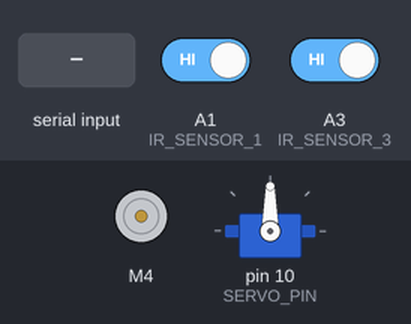
The sketch below on a simulated Arduino Uno, built with avr-gcc and run on an emulated ATmega328P. On the bench: DC motor (green arrow = forward, orange = backward, longer = faster), servo. Inputs (shaded band) come from the test bench; at power-on: A1 (IR_SENSOR_1) HIGH, A3 (IR_SENSOR_3) HIGH. What the sketch prints to the serial monitor is not drawn.

Above: at 1.2 s.
1.3 s: "RUN\n" received over Serial
At 2.4 s:
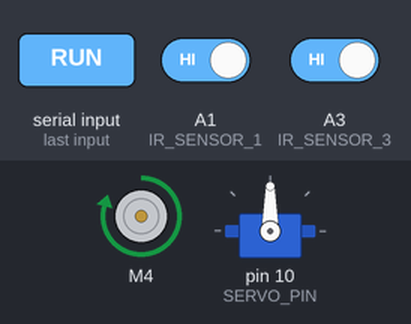
2.8 s: A1 (IR_SENSOR_1) driven LOW
Timing chart, 0 to 5.8 s (numbered marks = the images above; inputs shaded):
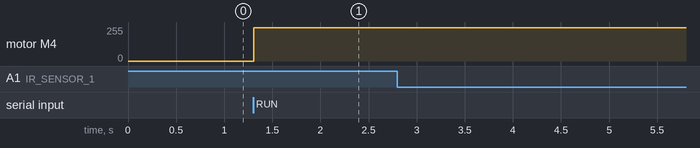

Measured:
- after the input at 1.3 s, motor M4: stopped → forward 250/255 at once
- after the input at 2.8 s, every drawn part: stays the same

The sketch:

arduino.ino
```cpp
#include <Arduino_FreeRTOS.h>
#include <semphr.h>
#include <AFMotor.h>
#include <Servo.h>

#define SERVO_PIN 10
#define MOTOR_SPEED 250
#define IR_SENSOR_1 A1
#define IR_SENSOR_3 A3

struct Node{
  int Key;
  Node* pNext;
};

Node* createNode(int Data){
  Node* result = new Node;
  if (result == NULL) {
    return NULL;
  }

  result->Key = Data;
  result->pNext = NULL;
  return result;
}

class Queue{
public:
  Node* pHead;
  Node* pTail;

public:
  Queue(){
    pHead = NULL;
    pTail = NULL;
  }

  bool isEmpty(){
    if(pHead == NULL){
      return true;
    }
    return false;
  }

  bool enQueue(int Data){
    Node* pNode = createNode(Data);
    if (pNode == NULL){
      return false;
    }

    if (isEmpty()){
      pHead = pNode;
      pTail = pHead;
      return true;
    }else{
      pTail->pNext = pNode;
      pTail = pNode;
      return true;
    }

    return false;
  }

  int deQueue(){
    if (isEmpty()){
      return 0;
    }else{
      Node* pNode = pHead;
      int result = pHead->Key;
      pHead = pHead->pNext;
      delete pNode;
      if(pHead == NULL){
        pTail = NULL;
      }
      return result;
    }
  }

  int top(){
    if (isEmpty()){
      return 0;
    }else{
      return pHead->Key;
    }
  }

  bool clear(){
    if(isEmpty()){
      return false;
    }else{
      while (pHead != NULL){
        Node* pNode = pHead;
        pHead = pHead->pNext;
        delete pNode;
      }
      pTail = NULL;
      return true;
    }
  }

  void output(){
    if (pHead == NULL){
      Serial.println("Queue is empty!");
    }
    else {
      for (Node* p = pHead; p != NULL; p = p->pNext){
        if (p->pNext == NULL){
          Serial.println(p->Key);
        }
        else {
          Serial.print(p->Key);
          Serial.print(" ");
        }
      }
    }
  }
};

enum Angle{
  TURN_LEFT = 45,
  MIDDLE = 90,
  TURN_RIGHT = 135
};

class SERVO{
protected:
  Servo servo;
  unsigned int pin;
  unsigned int angle;

public:
  SERVO(){
    pin = SERVO_PIN;
    angle = MIDDLE;
  }

  void attach(){
    servo.attach(pin);
  }

  void write(){
    servo.write(angle);
  }

  unsigned int setAngle(unsigned int a){
    angle = a;
  }

  unsigned int getAngle(){
    return angle;
  }
};

enum Direction{
  STOP,
  RUN
};

class MOTOR{
private:
  AF_DCMotor motor = AF_DCMotor(4, MOTOR34_1KHZ);
  unsigned int direction = STOP;

public:
  void setSpeed(uint8_t speed){
    motor.setSpeed(speed);
  }

  void stop(){
    motor.run(RELEASE);
  }

  void run(){
    motor.run(FORWARD);
  }

  void setDirection(unsigned int d){
    direction = d;
  }

  unsigned int getDirection(){
    return direction;
  }
};

SemaphoreHandle_t motorSemaphore;
SemaphoreHandle_t servoSemaphore;
SemaphoreHandle_t irSemaphore;

MOTOR motor;
SERVO servo = SERVO();
Queue queue = Queue();

void setup(){
  Serial.begin(9600);
  motor.setSpeed(MOTOR_SPEED);
  servo.attach();
  servo.write();
  pinMode(IR_SENSOR_1, INPUT);
  pinMode(IR_SENSOR_3, INPUT);

  motorSemaphore = xSemaphoreCreateBinary();
  servoSemaphore = xSemaphoreCreateBinary();
  irSemaphore = xSemaphoreCreateBinary();

  xTaskCreate(readIR, "Read IR", configMINIMAL_STACK_SIZE, NULL, 1, NULL);
  xTaskCreate(controlMotor, "Control Motor", configMINIMAL_STACK_SIZE, NULL, 1, NULL);
  xTaskCreate(controlServo, "Control Servo", configMINIMAL_STACK_SIZE, NULL, 1, NULL);
}

void loop(){}

void readIR(void* p){
  int status_ir_sensor_1 = 0, status_ir_sensor_3 = 0;
  bool flag_ir_1 = false, flag_ir_3 = false;
  int key = 0;

  while(1){
    status_ir_sensor_1 = digitalRead (IR_SENSOR_1);
    status_ir_sensor_3 = digitalRead (IR_SENSOR_3);

    if (Serial.available() > 0) {
      String message = Serial.readStringUntil('\n');
      if(message == "STOP"){
        motor.setDirection(STOP);
      }else if(message == "RUN"){
        motor.setDirection(RUN);
      }
    }

    motor.setDirection(motor.getDirection());
    xSemaphoreGive(motorSemaphore);
    vTaskDelay(pdMS_TO_TICKS(50));

    if(status_ir_sensor_1 == 0 && flag_ir_1 == false){
      Serial.print("BOX:");
      flag_ir_1 = true;
      while(1){
        if (Serial.available() > 0) {
          int data = Serial.read() - '0';
          queue.enQueue(data);
          break;
        }
      }
    }else if(status_ir_sensor_1 == 1 && flag_ir_1 == true){
      flag_ir_1 = false;
    }

    if(status_ir_sensor_3 == 0 && flag_ir_3 == false){
      key = queue.deQueue();
      flag_ir_3 = true;

      if(key == 1){
        servo.setAngle(TURN_LEFT);
      }else if(key == 2){
        servo.setAngle(MIDDLE);
      }else if(key == 3){
        servo.setAngle(TURN_RIGHT);
      }

      xSemaphoreGive(servoSemaphore);
      vTaskDelay(pdMS_TO_TICKS(50));
    }else if(status_ir_sensor_3 == 1 && flag_ir_3 == true){
      flag_ir_3 = false;
    }
  }
}

void controlServo(void *p){
  while (1){
    xSemaphoreTake(servoSemaphore, portMAX_DELAY);
    servo.write();
  }
}

void controlMotor(void *p){
  while (1){
    xSemaphoreTake(motorSemaphore, portMAX_DELAY);
    switch (motor.getDirection()){
    case STOP:
      motor.stop();
      break;
    case RUN:
      motor.run();
      break;
    }
  }
}
```
